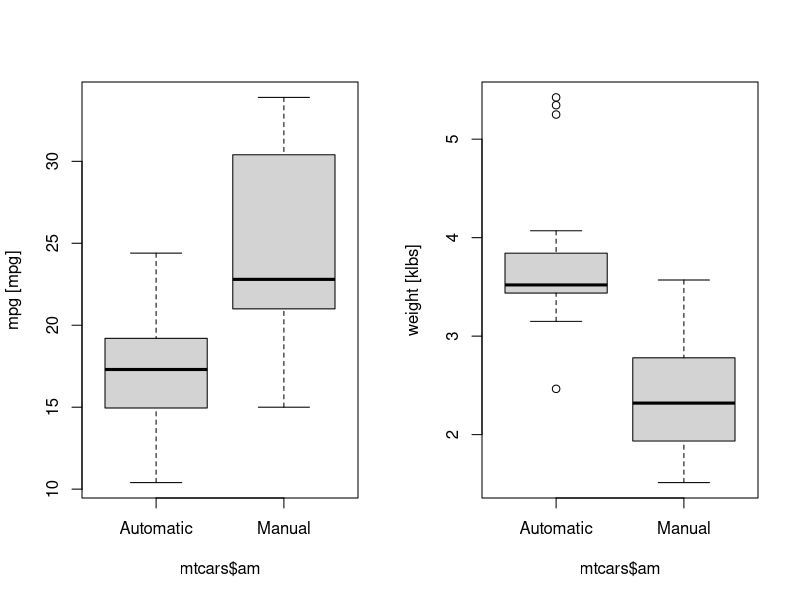
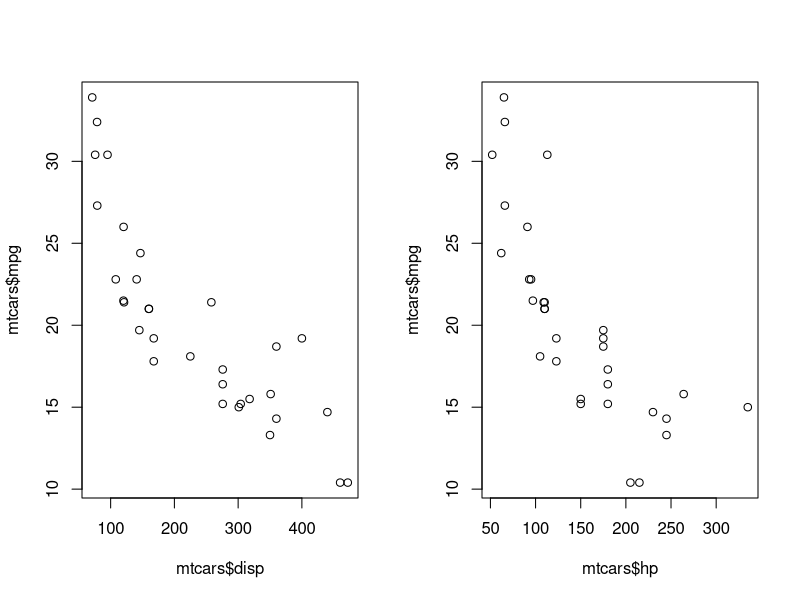
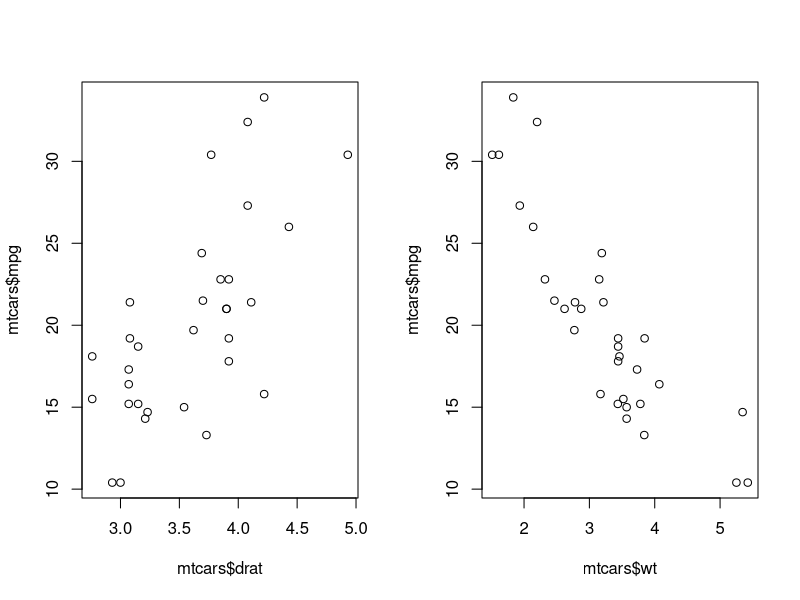
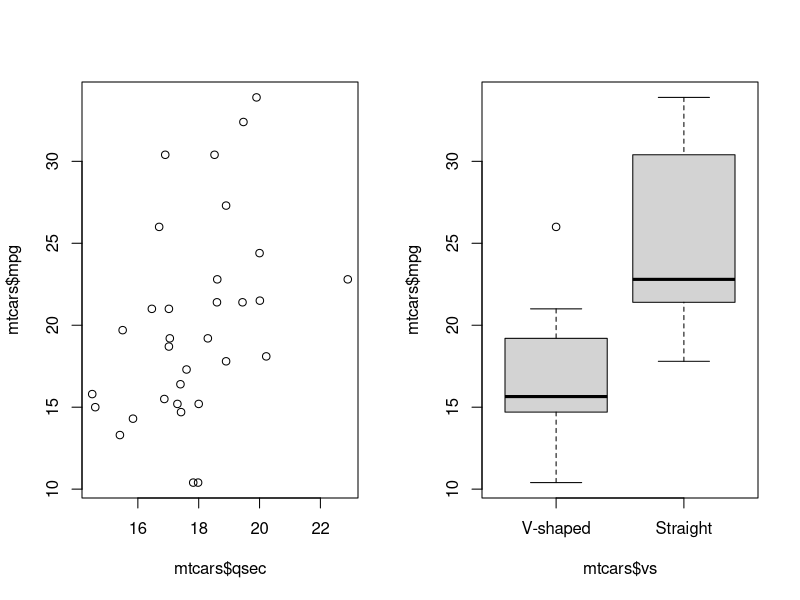
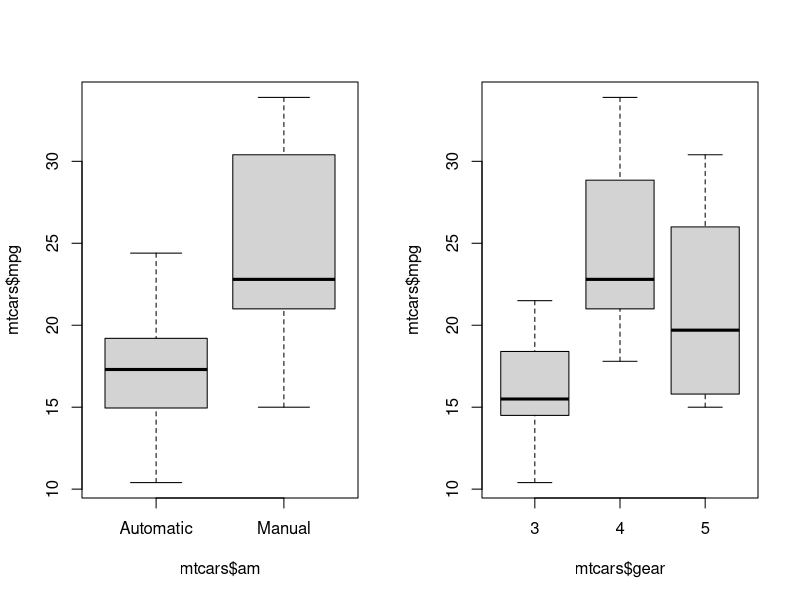
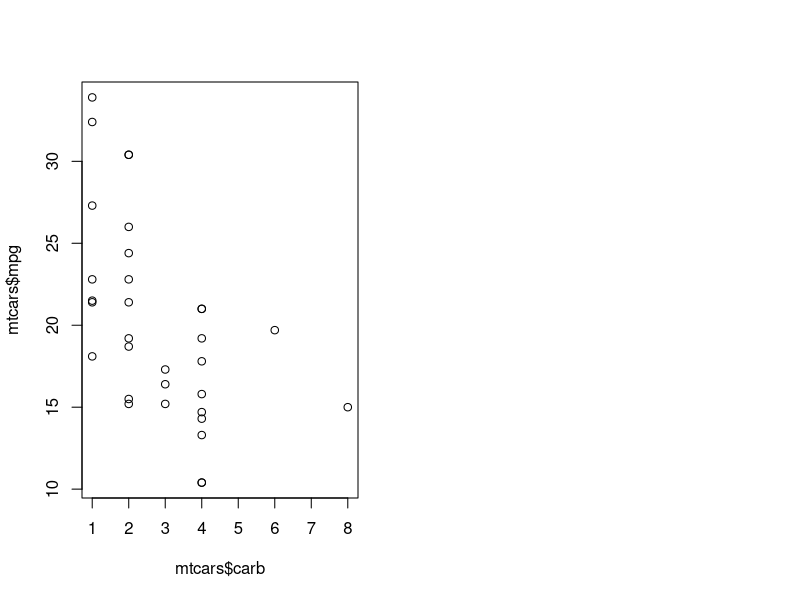
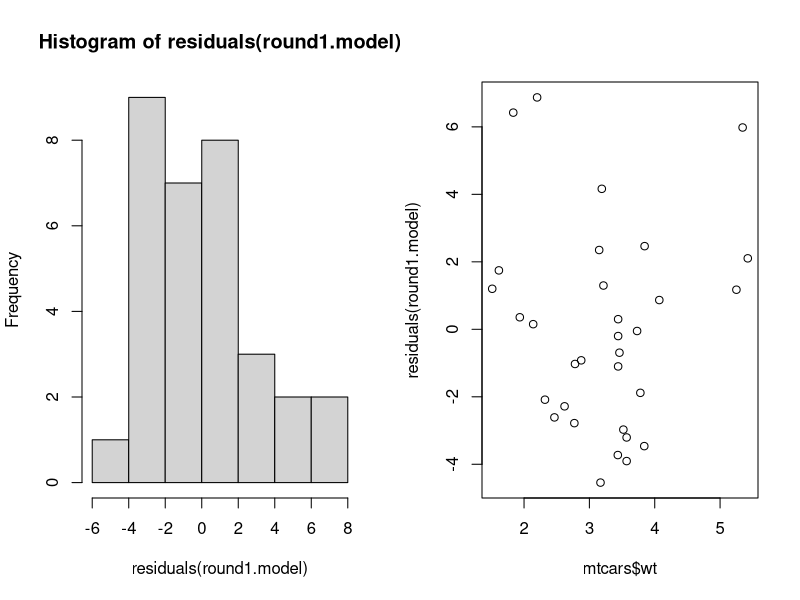
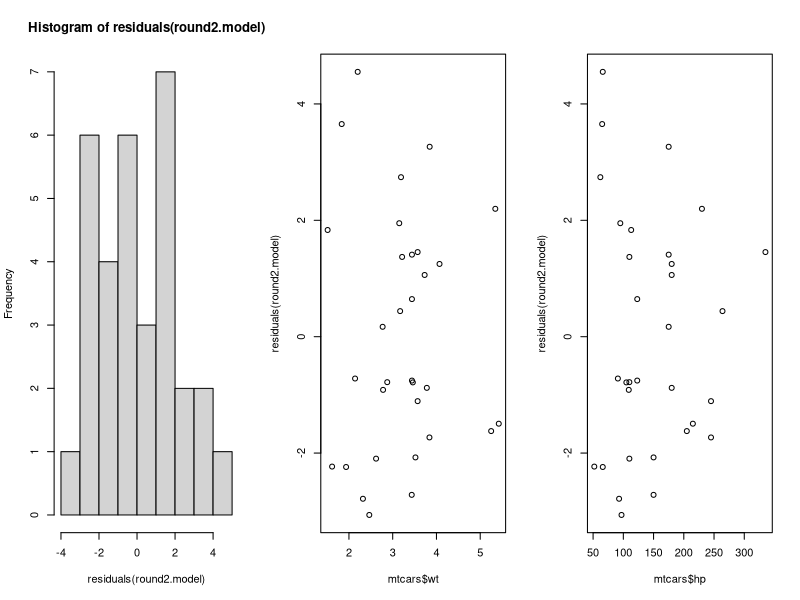

Here is the R script that generated these plots, in order:
## ---- chunk 1

knitr::opts_chunk$set(echo = TRUE)

# Create a function to fit, summarize, and sort models from input variables
FitAndSortModels <- function(data, response, predictors.unique,
                             predictors.repeat = NULL) {
  # Assembles formulas to be used as input for lm, fits models, displays summary
  # statistics side-by-side, and sorts the result by decreasing adj. R-squared
  #
  # Args:
  #   data: the data set containing the variables, passed to lm
  #   response: A chr vector of the variable to be predicted by the others
  #   predictors.unique: A chr vector of variables to iterate (fit 1 model each)
  #   predictors.repeat: A chr vector of variables to repeat in all models
  #
  # Returns:
  #   A tibble containing the model formulas, model objects, and summary stats
  #
  # First build a vector of formulas from the character vectors of variables
  formula.vector <- MakeLmInput(response = response,
                                predictors.unique = predictors.unique,
                                predictors.repeat = predictors.repeat)
  # Next make a tibble which stores the model results alongside the formulas
  table.1 <- tibble(model.name = formula.vector) %>%
    mutate(model.object = map(model.name, lm, data = data))
  # Next make a tibble which collects summary statistics for each model
  table.2 <- table.1$model.object %>%  # List of the models
    map(GetModelStats) %>%  # Apply function to each element, output as list
    bind_rows()  # Condense the list down to a tibble
  # Lastly bind the two tibbles together and sort by decreasing adj. R-Squared
  result <- bind_cols(table.1, table.2) %>%
    arrange(desc(Ad.R.Squared))
  result  # Return the tibble
}

# Create a function to assemble lm formulas from input varibles
MakeLmInput <- function(response, predictors.unique, predictors.repeat = NULL) {
  # Assembles character vectors into formulas to be used as input for lm
  #
  # Args:
  #   response: A chr vector of the variable to be predicted by the others
  #   predictors.unique: A chr vector of variables to iterate (fit 1 model each)
  #   predictors.repeat: A chr vector of variables to appear in all models
  #
  # Returns:
  #   A character vector of "formulas" which can be coerced into actual
  #   formulas by lm.
  #
  # The pasting is slightly different depending if any variables will be
  # repeated in all the models, the if statement below handles this
  if (is.null(predictors.repeat)) {
    repeated.portion <- paste(response, "~") # Looks like "mpg ~"
    separator <- " "  # Additional varible is added to the right with a space
  } else {
    repeated.portion <- paste(predictors.repeat, collapse = " + ") %>%
      paste(response, ., sep = " ~ ")  # Looks like "mpg ~ var"
    separator <- " + "  # Additonal variable is added to the right with "+"
  }
  # The variables are pasted below, the repeated portion is recycled for each of
  # the unique predictors. The output vector has length(predictors.unique)
  paste(repeated.portion, predictors.unique, sep = separator)
}

# Create a function to collect summary statistics for an individual model object
GetModelStats <- function(model) {
  # Returns a tibble of stats for given model object
  #
  # Args:
  #   model: an object containing results returned by a model function (e.g. lm)
  #
  # Returns:
  #   A tibble object of the R-Squared, Adj. R-Squared, and p-value of the model
  tibble(R.Squared = summary(model)$r.squared,
         Ad.R.Squared = summary(model)$adj.r.squared,
         model.pvalue = anova(model)$`Pr(>F)`[[1]])  # Easier to get from anova
}

## ---- chunk 2

# Messages suppressed for this code chunk
library(datasets); library(tidyverse); library(car)

data("mtcars")  # Load the data
mtcars <- as_tibble(mtcars, rownames = "vehicle")  # Put row names in a column
str(mtcars)  # Check structure, all numeric besides vehicle names, no NA values

## ---- chunk 3

# Proceed with converting data types
mtcars <- mtcars %>%
  mutate(vs = as.factor(vs)) %>%
  mutate(am = as.factor(am)) %>%
  mutate(gear = as.factor(gear))

# The vs and am variables are coded with zeros and ones, but it will be easier
# to work with them by the names those values represent:
levels(mtcars$vs) <- c("V-shaped", "Straight")
levels(mtcars$am) <- c("Automatic", "Manual")

## ---- chunk 4

par(mfrow = c(1, 2))  # Setup plot space
boxplot(mtcars$mpg ~ mtcars$am, ylab = "mpg [mpg]")  # mpg vs trans type
boxplot(mtcars$wt ~ mtcars$am, ylab = "weight [klbs]")  # wt vs. trans type

## ---- chunk 5

# Check how mpg varies with the other variables
# It was shown above that mpg decreases with number of cylinders, as expected
plot(mtcars$mpg ~ mtcars$disp)  # Negative slope, to be expected
plot(mtcars$mpg ~ mtcars$hp)  # Negative slope, to be expected
plot(mtcars$mpg ~ mtcars$drat)  # Positively sloped, opposite of expected
plot(mtcars$mpg ~ mtcars$wt)  # Negative slope, very much expected
plot(mtcars$mpg ~ mtcars$qsec)  # Generally positive, faster cars consume more
plot(mtcars$mpg ~ mtcars$vs)  # Strong relationship, but that is not expected
plot(mtcars$mpg ~ mtcars$am)  # Strong relationship, but that is not expected
plot(mtcars$mpg ~ mtcars$gear)  # Weak relationship, as expected
plot(mtcars$mpg ~ mtcars$carb)  # Negative relationship, but not expected

## ---- chunk 6

# First check which variable has the strongest relationship with mpg by itself
# Collect all the predictor variables into a character vector
round1.vars <- mtcars %>%
  select(-vehicle, -mpg) %>%  # Drop the non-predictor variables
  names()
# Fit, summarize, and sort a series of models
round1.table <- FitAndSortModels(data = mtcars, response = "mpg",
                                 predictors.unique = round1.vars)
print(round1.table)  # mpg ~ wt is the top model
round1.model <- round1.table$model.object[[1]]  # Store the model object

# Check out the residuals of the mpg ~ wt model
par(mfrow = c(1, 2))  # Setup plot space
hist(residuals(round1.model))  # Right skew, ranges from -4.54 to 6.87
plot(residuals(round1.model) ~ mtcars$wt)  # V shape high at ends low in center
rm(round1.vars, round1.table, round1.model)

## ---- chunk 7

# Build a character vector of the interaction terms
round2.interactions <- c("cyl * disp", "disp * hp", "disp * wt", "disp * qsec",
                          "hp * wt", "hp * carb", "hp * qsec", "drat * wt",
                          "drat * qsec", "wt * qsec", "wt * vs", "wt * am",
                          "wt * gear", "wt * carb", "qsec * am", "qsec * gear",
                          "qsec * carb")
# Consolidate into a single character vector of variables
round2.vars <- mtcars %>%
  select(-vehicle, -mpg, -wt) %>%  # Reduce to only the repeated vars
  names() %>%  # Extract main variables
  c(round2.interactions)  # Add in interaction effects
# Fit, summarize, and sort a series of models
round2.table <- FitAndSortModels(data = mtcars, response = "mpg",
                                 predictors.unique = round2.vars,
                                 predictors.repeat = "wt")
print(round2.table)  # mpg ~ wt + hp + wt * hp is the top model
round2.model <- round2.table$model.object[[1]]  # Store the model object
rm(round2.interactions, round2.vars, round2.table)

## ---- chunk 8

# Check anova results for the nested model series: mpg ~ wt + hp + hp * wt
test1 <- lm(mpg ~ wt, mtcars)
test2 <- lm(mpg ~ wt + hp, mtcars)
test3 <- lm(mpg ~ wt + hp + hp * wt, mtcars)
print(anova(test1, test2, test3))  # The test3 model is still significant
rm(test1, test2, test3)
# Anova suggests keeping all of the terms

# Check out the residuals
par(mfrow = c(1, 3))  # Setup plot space
hist(residuals(round2.model))  # Right skew, ranges from -3.06 to 4.55
plot(residuals(round2.model) ~ mtcars$wt)  # Looks like random noise
plot(residuals(round2.model) ~ mtcars$hp)  # Somewhat triangular

## ---- chunk 9

part4.model <- lm(mpg ~ hp + wt + hp * wt + am, data = mtcars)
print(summary(part4.model))  # coef of amManual is 0.13, pvalue is 0.9259
print(anova(round2.model, part4.model))  # p-value 0.93
